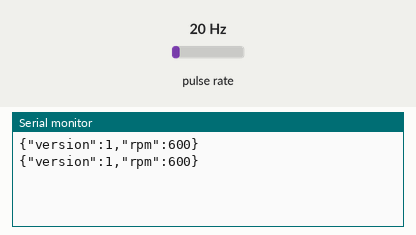
The sketch below on a simulated Arduino Uno, built with avr-gcc and run on an emulated ATmega328P. Parts: the last lines printed to the serial monitor. Wiring (inferred from the names in the program): pulse sensor: data pin 2. Inputs (shaded band) come from the test bench; at power-on: pulse rate 20 Hz.

Above: at 1.2 s.
1.3 s: pulse rate (sensor on pin 2) set to 4 Hz
At 1.9 s:
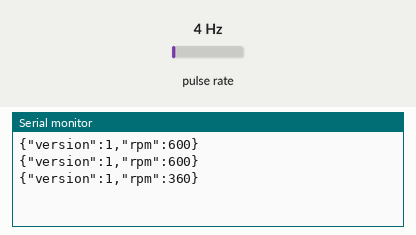
2.8 s: pulse rate (sensor on pin 2) set to 50 Hz
At 2.81 s:
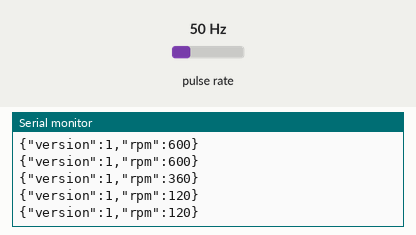
Timing chart, 0 to 5.8 s (numbered marks = the images above; inputs shaded):
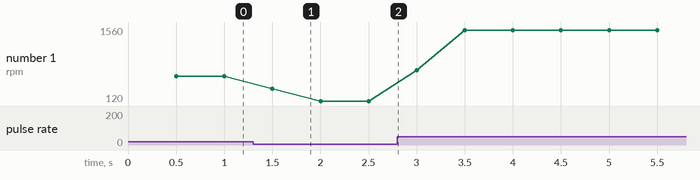

The sketch:

RPM_Reader.ino
```cpp
//sadece rpm okur
//b14(input) - 24k - 24k - arduino DIGITAL input - 24k - ground(b18)
const byte RPM_PIN = 2;

volatile unsigned long pulses = 0;
volatile unsigned long lastPulse = 0;

const float PULSES_PER_REV = 2.0;

void rpmInterrupt() {
  unsigned long now = micros();

  if (now - lastPulse >= 100) {
    pulses++;
    lastPulse = now;
  }
}

void setup() {
  Serial.begin(115200);

  pinMode(RPM_PIN, INPUT);

  attachInterrupt(
    digitalPinToInterrupt(RPM_PIN),
    rpmInterrupt,
    RISING
  );
}

void loop() {
  static unsigned long lastTime = millis();

  unsigned long now = millis();

  if (now - lastTime >= 500) {
    unsigned long elapsed = now - lastTime;
    lastTime = now;

    noInterrupts();
    unsigned long count = pulses;
    pulses = 0;
    interrupts();

    float hz = count * 1000.0 / elapsed;
    float rpm = hz * 60.0 / PULSES_PER_REV;

    Serial.print("{\"version\":1,\"rpm\":");
    Serial.print(rpm, 0);
    Serial.println("}");
  }
}
```

Measured:
- after the input at 1.3 s, the serial monitor: prints a new line after 0.20 s (image 1)
- plotted number 1: 600 → 120 after the input at 1.3 s, 120 → 1440 after the input at 2.8 s
